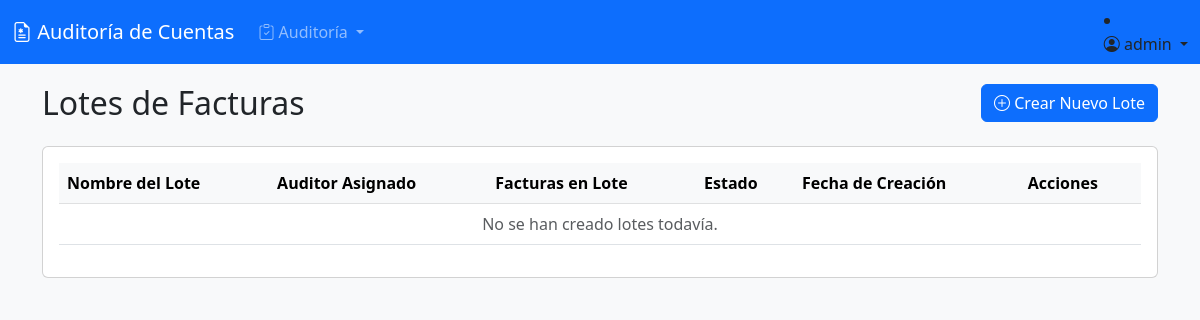
The app's page /facturacion/lotes/ (signed in), older data.
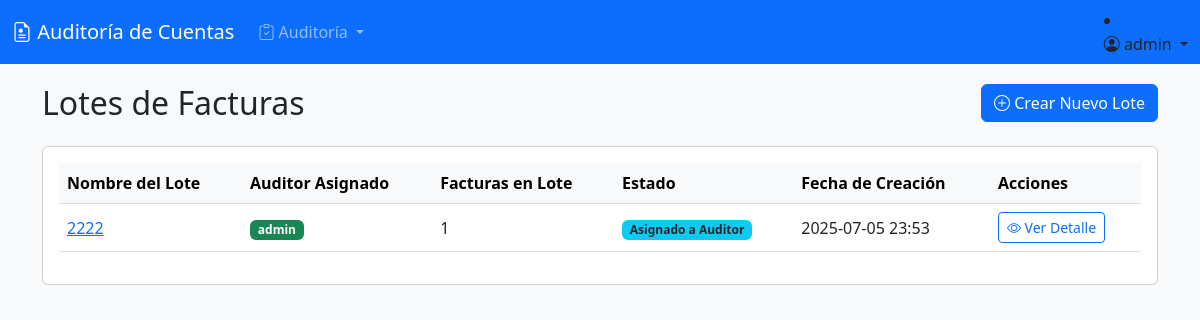
The same page, newer data.
### facturacion/models.py (models this page shows, shortened)
class Lote(models.Model):
    ESTADOS_LOTE = (
        ('Pendiente', 'Pendiente de Asignación'),
        ('Asignado', 'Asignado a Auditor'),
        ('En Auditoria', 'En Auditoría'),
        ('Auditado', 'Auditado'),
        ('Finalizado', 'Finalizado'),
    )
    nombre = models.CharField(max_length=100, unique=True, help_text="Nombre o código único para el lote")
    auditor = models.ForeignKey(settings.AUTH_USER_MODEL, on_delete=models.SET_NULL, null=True, blank=True,
                                related_name='lotes_asignados', help_text="Auditor asignado a este lote de facturas")
    fecha_creacion = models.DateTimeField(auto_now_add=True)
    estado = models.CharField(max_length=20, choices=ESTADOS_LOTE, default='Pendiente')
    class Meta:
        verbose_name = "Lote de Facturas"
        verbose_name_plural = "Lotes de Facturas"

### facturacion/views.py (the view)
# urls.py: path('lotes/', lote_list, name='lote_list'),
@login_required
def lote_list(request):
    lotes = Lote.objects.all().order_by('-fecha_creacion')
    return render(request, 'facturacion/lote_list.html', {'lotes': lotes})

### templates/facturacion/lote_list.html (shortened to what this page needs)
{% extends 'base.html' %}
{% block content %}
<div class="d-flex justify-content-between align-items-center mb-4">
    <h2 class="mb-0">Lotes de Facturas</h2>
    <a href="{% url 'facturacion:lote_create' %}" class="btn btn-primary"><i class="bi bi-plus-circle"></i> Crear Nuevo Lote</a>
</div>
<div class="card">
    <div class="card-body">
        <div class="table-responsive">
            <table class="table table-hover align-middle">
                <thead class="table-light">
                    <tr>
                        <th>Nombre del Lote</th>
                        <th>Auditor Asignado</th>
                        <th>Facturas en Lote</th>
                        <th>Estado</th>
                        <th>Fecha de Creación</th>
                        <th>Acciones</th>
                    </tr>
                </thead>
                <tbody>
                    {% for lote in lotes %}
                    <tr>
                        <td>
                            <a href="{% url 'facturacion:lote_detail' lote.pk %}">{{ lote.nombre }}</a>
                        </td>
                        <td>
                            {% if lote.auditor %}
                                <span class="badge bg-success">{{ lote.auditor.username }}</span>
                            {% else %}
                                <span class="badge bg-warning text-dark">Sin Asignar</span>
                            {% endif %}
                        </td>
                        <td>{{ lote.facturas.count }}</td>
                        <td><span class="badge bg-info text-dark">{{ lote.get_estado_display }}</span></td>
                        <td>{{ lote.fecha_creacion|date:"Y-m-d H:i" }}</td>
                        <td>
                            <a href="{% url 'facturacion:lote_detail' lote.pk %}" class="btn btn-sm btn-outline-primary">
                                <i class="bi bi-eye"></i> Ver Detalle
                            </a>
                        </td>
                    </tr>
                    {% empty %}
                    <tr>
                        <td colspan="6" class="text-center text-muted">No se han creado lotes todavía.</td>
                    </tr>
                    {% endfor %}
                </tbody>
            </table>
        </div>
    </div>
</div>
{% endblock %}

Row changes from the older to the newer data that the page shows:
added Lote: nombre "2222", auditor.username "admin", facturas.count "1", estado "Asignado a Auditor", fecha_creacion "2025-07-05 23:53"
Text that changed along with them:
text no longer shown: "No se han creado lotes todavía."
